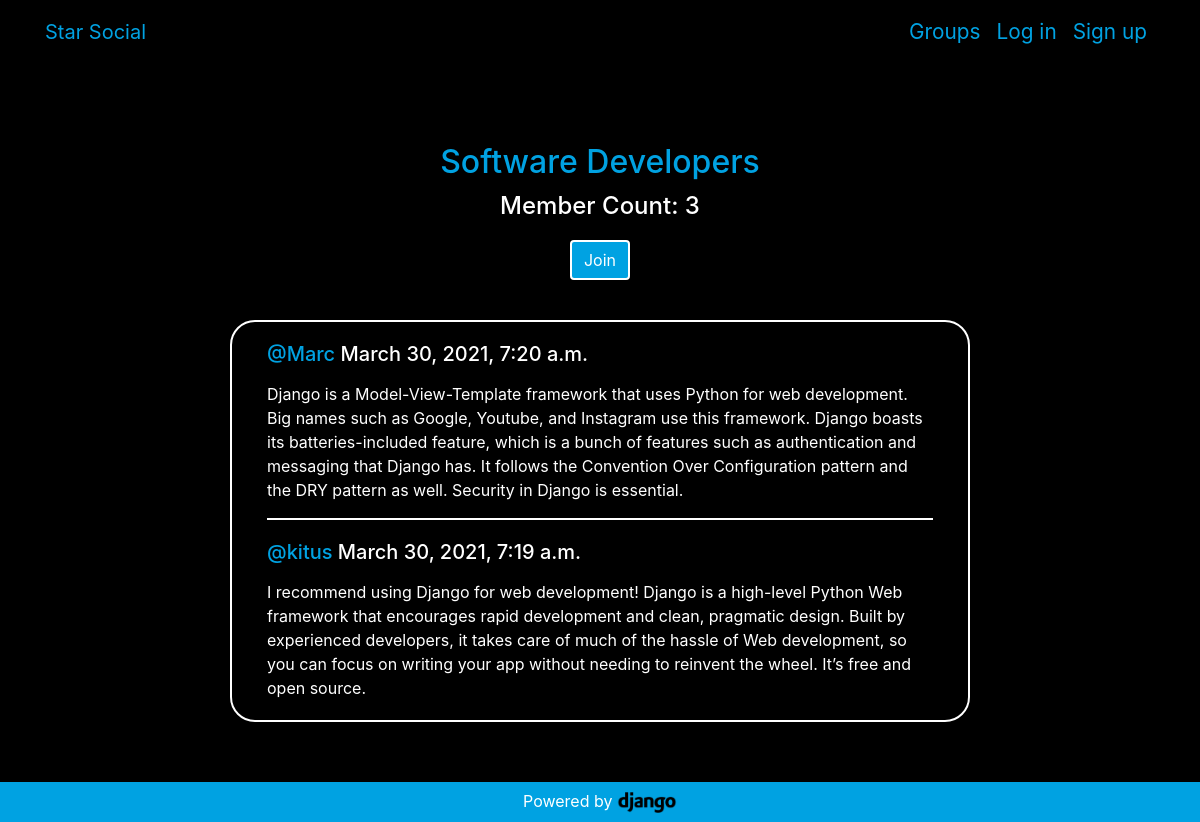
The app's page /groups/posts/in/software-developers/ with its own data.
### groups/models.py (models this page shows, shortened)
class Group(models.Model):
    name = models.CharField(max_length=255, unique=True)
    slug = models.SlugField(allow_unicode=True,unique=True)
    description = models.TextField(blank=True,default='')
    description_html = models.TextField(editable=False,default='',blank=True)
    member = models.ManyToManyField(User,through='GroupMember')
    class Meta:
        ordering = ['name']

### posts/models.py (models this page shows, shortened)
class Post(models.Model):
    user = models.ForeignKey(User, related_name='posts', on_delete = models.CASCADE)
    created_at = models.DateTimeField(auto_now=True)
    message = models.TextField()
    message_html = models.TextField(editable=False)
    group = models.ForeignKey(Group, related_name='posts', null=True, blank=True, on_delete = models.CASCADE)
    class Meta:
        ordering = ['-created_at']
        unique_together = ['user', 'message']

### groups/views.py (the view)
# urls.py: path('posts/in/<slug:slug>/', views.SingleGroup.as_view(), name='single'),
class SingleGroup(generic.DetailView):
    model = Group

### groups/templates/groups/group_detail.html (shortened to what this page needs)
{% extends "groups/group_base.html" %}
{% block pregroup %}
<div class="container text-center">
  <h2 class="blue-color page-title">{{group.name}}</h2>
  <h4 class="page-subtitle">Member Count: {{group.member.count}}</h4>
  <div class="content">
    {% if user in group.member.all %}
      <a href="{% url 'groups:leave' slug=group.slug %}" class="btn my-button"><span class="glyphicon glyphicon-remove-circle"></span>Leave</a>
    {% else %}
      <a href="{% url 'groups:join' slug=group.slug %}" class="btn my-button">Join</a>
    {% endif %}
  </div>
</div>
{% endblock %}
{% block group_content %}
<div class="container list-container white-border col-md-8">
  {% if group.posts.count == 0 %}
    <div class="container text-center list-element">
      <h4>No posts in this group yet!</h4>
    </div>
  {% else %}
    {% for post in group.posts.all %}
    {% if forloop.last %}
  	<div class="list-element">
  	{% else %}
    <div class="white-border-bottom list-element">
    {% endif %}
      {% include "posts/_post.html" %}
    </div>
    {% endfor %}
  {% endif %}
</div>
{% endblock %}

### posts/templates/posts/_post.html (shortened to what this page needs)
<h5>
  <span class="text-left">
    <a href="{%url 'posts:for_user' username=post.user.username%}" class="blue-color">@{{post.user.username}}</a>
  </span>
  <time class="time">
    {{post.created_at}}
  </time>
</h5>
<p>{{post.message_html|safe}}</p>

### static/simplesocial/css/master.css (style rules this page uses)
body { margin: 0; background-color: black; color: white; overflow-x: hidden; }
a { color:white; }
.blue-color { color: #00A2E2; }
.white-border { border: solid white 2px; border-radius: 25px; }
.white-border-bottom { border-bottom: solid white 2px; }
.my-button { color:white; background-color: #00A2E2; border: solid white 2px; }
.page-title { margin-top: 80px; margin-bottom:10px; }
.page-subtitle { margin-bottom:20px; }
.list-container { margin-top: 40px; margin-bottom: 100px; width:50%; }
.list-element { margin:20px; }

### records on screen
Group: name "Software Developers", member.count "3"
Post: user.username "Marc", created_at "March 30, 2021, 7:20 a.m.", message_html "Django is a Model-View-Template framework that uses Python for web development. Big names such as Google, Youtube, and Instagram use this framework. Django boasts its batteries-included feature, which is a bunch of features such as authentication and messaging that Django has. It follows the Convention Over Configuration pattern and the DRY pattern as well. Security in Django is essential."
Post: user.username "kitus", created_at "March 30, 2021, 7:19 a.m.", message_html "I recommend using Django for web development! Django is a high-level Python Web framework that encourages rapid development and clean, pragmatic design. Built by experienced developers, it takes care of much of the hassle of Web development, so you can focus on writing your app without needing to reinvent the wheel. It’s free and open source."
